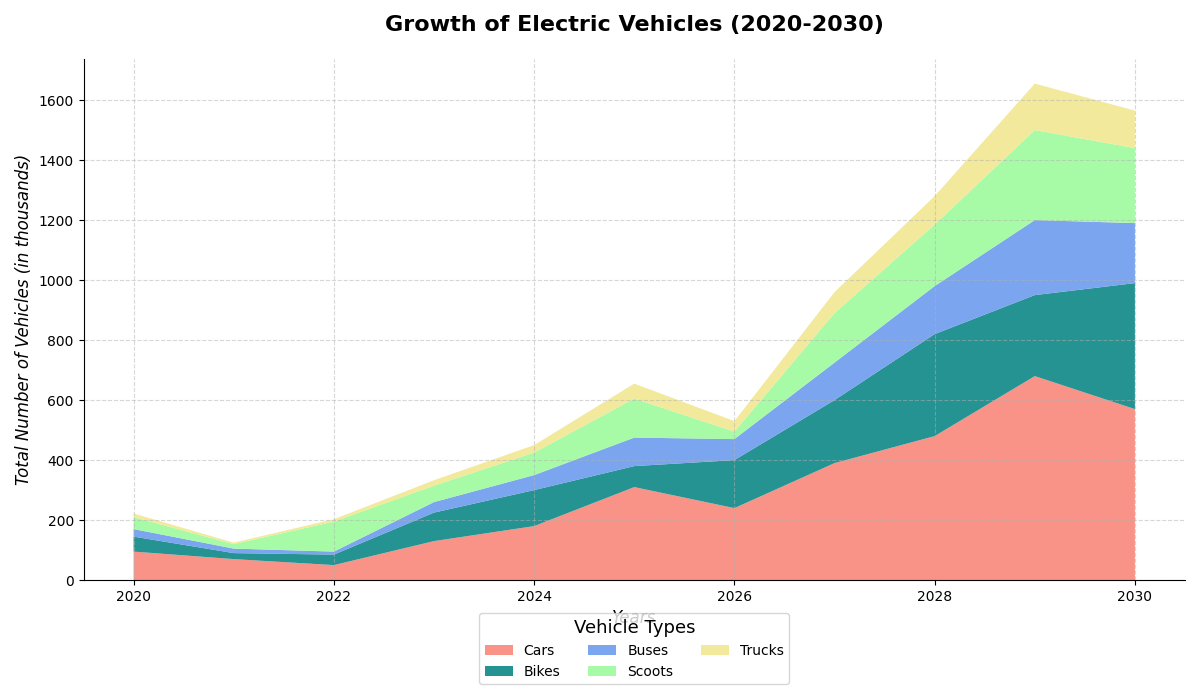

Python code for this plot:
import matplotlib.pyplot as plt
import numpy as np

years = np.arange(2020, 2031)

# Provided data arrays
electric_cars = [95, 70, 50, 130, 180, 310, 240, 390, 480, 680, 570]
electric_bikes = [50, 20, 35, 95, 120, 70, 160, 210, 340, 270, 420]
electric_buses = [25, 15, 10, 35, 50, 95, 70, 125, 160, 250, 200]
electric_scooters = [40, 15, 100, 55, 75, 130, 25, 165, 205, 300, 250]
electric_trucks = [12, 5, 8, 18, 25, 50, 35, 70, 95, 155, 125]

electric_vehicles = np.array([electric_cars, electric_bikes, electric_buses, electric_scooters, electric_trucks])

fig, ax = plt.subplots(figsize=(12, 7))

ax.stackplot(years, electric_vehicles, labels=['Cars', 'Bikes', 'Buses', 'Scoots', 'Trucks'], 
             colors=['salmon', 'teal', 'cornflowerblue', 'palegreen', 'khaki'], alpha=0.85)

# Modified title and label styles
ax.set_title("Growth of Electric Vehicles (2020-2030)", fontsize=16, fontweight='bold', pad=20)
ax.set_xlabel("Years", fontsize=12, fontstyle='italic')
ax.set_ylabel("Total Number of Vehicles (in thousands)", fontsize=12, fontstyle='italic')

# Modified legend properties
ax.legend(loc='upper center', bbox_to_anchor=(0.5, -0.05), ncol=3, title='Vehicle Types', title_fontsize='13')

# Added customization to grid and border
ax.grid(alpha=0.5, linestyle='--', which='both')
ax.spines['top'].set_color('none')  # Removed top border
ax.spines['right'].set_color('none')  # Removed right border

plt.tight_layout()
plt.show()
